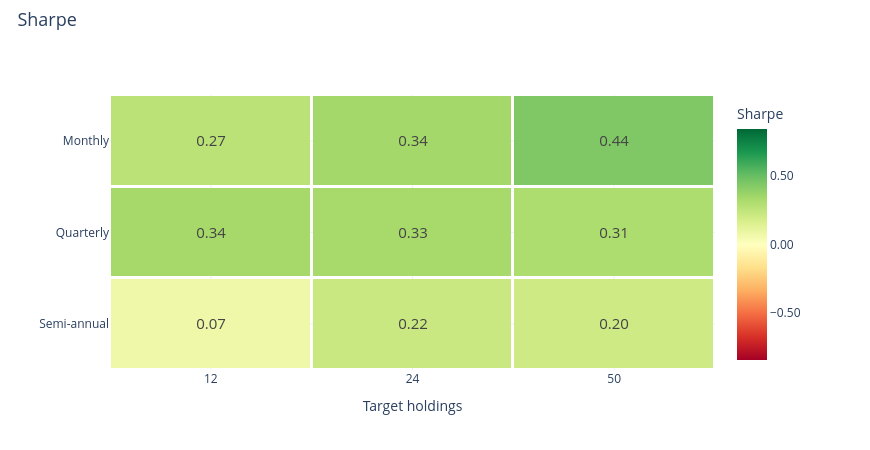

Notebook code cell kept with this figure:
### Markdown cell above
### Sharpe ratio

### Code cell
research.heatmap('sharpe')

### Figure 1 — Plotly figure (JSON) as saved in the notebook; plotly's stock layout.template omitted (floating-point values rounded to 4 significant figures)
{"data": [{"colorbar": {"tickformat": ".2f", "title": {"text": "Sharpe"}}, "colorscale": [[0.0, "rgb(165,0,38)"], [0.1, "rgb(215,48,39)"], [0.2, "rgb(244,109,67)"], [0.3, "rgb(253,174,97)"], [0.4, "rgb(254,224,139)"], [0.5, "rgb(255,255,191)"], [0.6, "rgb(217,239,139)"], [0.7, "rgb(166,217,106)"], [0.8, "rgb(102,189,99)"], [0.9, "rgb(26,152,80)"], [1.0, "rgb(0,104,55)"]], "text": [["0.27", "0.34", "0.44"], ["0.34", "0.33", "0.31"], ["0.07", "0.22", "0.20"]], "textfont": {"size": 15}, "texttemplate": "%{text}", "type": "heatmap", "x": ["12", "24", "50"], "xgap": 3, "y": ["Monthly", "Quarterly", "Semi-annual"], "ygap": 3, "z": [[0.2696, 0.3423, 0.438], [0.3357, 0.3299, 0.3096], [0.07193, 0.2188, 0.2047]], "zmax": 0.8422, "zmid": 0.0, "zmin": -0.8422}], "layout": {"height": 450, "hovermode": "closest", "legend": {"font": {"size": 12}, "itemclick": "toggle", "itemdoubleclick": "toggleothers", "x": 1.025, "y": 1}, "margin": {"b": 80, "l": 110, "r": 155, "t": 95}, "title": {"font": {"size": 18}, "text": "Sharpe", "x": 0.02, "y": 0.97}, "width": 870, "xaxis": {"title": {"text": "Target holdings"}}, "yaxis": {"autorange": "reversed"}}}
